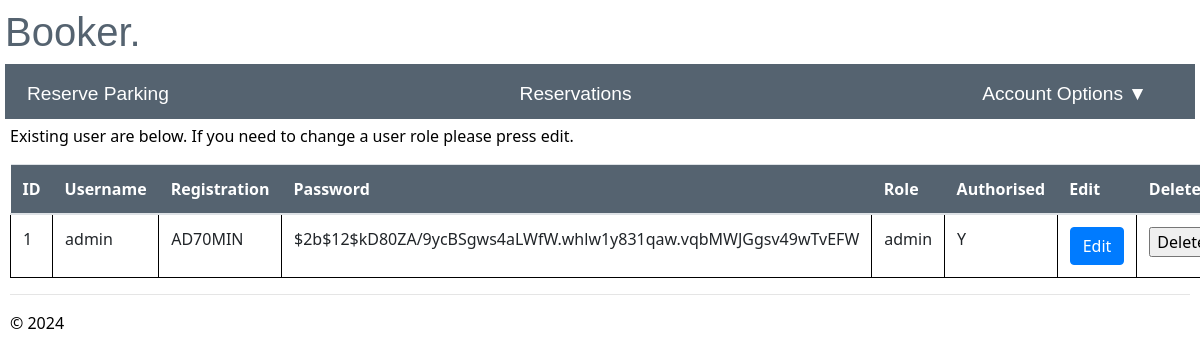
Page /admin/ (signed in) on the earlier database version.
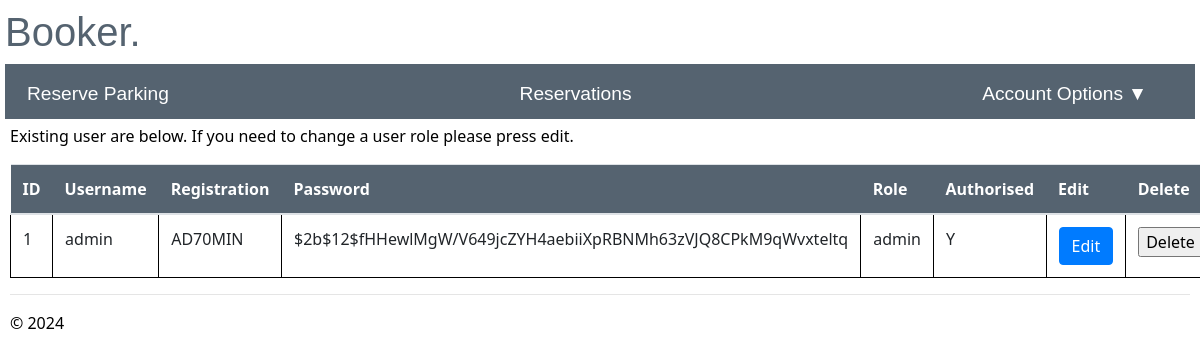
Same page on the later database version.
### app/models/models.py (models this page shows)
class User(db.Model, UserMixin):
    id = db.Column(db.Integer, primary_key=True, nullable=False)
    username = db.Column(db.String(20), nullable=False, unique=True)
    registration = db.Column(db.String(9), nullable=False, unique=True)
    password = db.Column(db.String(255), nullable=False)
    role = db.Column(db.String(5), nullable=False, default='user')
    authorised =db.Column(db.String(1), nullable=False, default='N')
    failed_login_attempts = db.Column(db.Integer,nullable=False, default=0)
    reservation = db.relationship('reserve', backref='user')

### app/admin/routes.py (the view)
@bp.route("/admin/")
@login_required
def admin():
    if current_user.role == 'admin':
        try:
            admin= User.query.all()
            current_app.logger.info('Username: %s accessed admin', current_user.username)
            return render_template('admin.html',admin=admin)
        except Exception as e:
            flash("An error occurred retrieving users.")
            current_app.logger.exception('Error during retrieving all users: %s', str(e))
            return redirect(url_for('main.reserve_parking'))
    else:
        current_app.logger.critical('Username: %s accessed attempted to access admin', current_user.username)
        flash("You are not authorised to access this page")
        return redirect(url_for("main.reserve_parking"))

### app/__init__.py (called while the page is built)
def create_app():
    app = Flask(__name__)
    env_config = os.getenv("PROD_APP_SETTINGS", "config.Config")
    app.config.from_object(env_config)
    db.init_app(app)
    login_manager.init_app(app)
    app.logger.setLevel(logging.INFO)
    handler = RotatingFileHandler('app.log', maxBytes=10240, backupCount=10)
    handler.setLevel(logging.INFO)
    formatter = logging.Formatter('%(asctime)s - %(levelname)s - %(message)s', datefmt='%Y-%m-%d %H:%M:%S')
    handler.setFormatter(formatter)
    app.logger.addHandler(handler)
    from app.main import bp as main_bp
    app.register_blueprint(main_bp)
    from app.user import bp as user_bp
    app.register_blueprint(user_bp)
    from app.admin import bp as admin_bp
    app.register_blueprint(admin_bp)
    @login_manager.user_loader
    def load_user(user_id):
        return User.query.get(int(user_id))
    return app

### app/user/routes.py (called while the page is built)
@bp.before_app_request
def make_session_permanent():
    session.permanent = True
    current_app.permanent_session_lifetime = timedelta(seconds=30)

### app/admin/templates/admin.html (shortened to what this page needs)
{% extends "layout.html" %}
{% block content %}
<p>Existing user are below. If you need to change a user role please press edit.</p>
<table class="table table-hover">
  <thead class="tables">
        <th>ID</th>
        <th>Username</th>
        <th>Registration</th>
        <th>Password</th>
        <th>Role</th>
        <th>Authorised</th>
        <th>Edit</th>
        <th>Delete</th>
    </thead>
    <tbody>
     {% for admin in admin %}
      <tr>
        <td>{{admin.id}}</td>
        <td>{{admin.username}}</td>
        <td>{{admin.registration}}</td>
        <td>{{admin.password}}</td>
        <td>{{admin.role}}</td>
        <td>{{admin.authorised}}</td>
        <td><a href='{{url_for("admin.edit_user", id=admin.id)}}' class='btn btn-primary'>Edit</a></td>
        <td>
          <form method="POST" action="/delete_user/">
            <input type="submit" value="Delete" onclick='return confirm("Are you sure you want to delete this user?")'>
          </form>
         </td>
      </tr>
     {%endfor%}
    </tbody>
  </table>
{% endblock %}

### app/main/templates/layout.html (shortened to what this page needs)
<!DOCTYPE html>
<html>
    <head>
        <link rel="stylesheet" href="https://stackpath.bootstrapcdn.com/bootstrap/4.5.2/css/bootstrap.min.css">
        <link rel="stylesheet" type="text/css" href="{{ url_for('static', filename='site.css')}}" />
    </head>
    <body>
        <div class="heading">
            <h1>Booker.</h1>
        <div class="navbar">
          <a  href="{{ url_for('main.reserve_parking') }}" class="navbar-item">Reserve Parking</a>
          <a href="{{ url_for('main.reservations') }}" class="navbar-item">Reservations</a>
          <div class="dropdown">
            <a class="navbar-item dropdown-arrow" >Account Options</a>
          </div>
        </div>
        <div class="body-content">
            {% block content %}
            {% endblock %}
            <hr/>
            <footer>
                <p>&copy; 2024</p>
            </footer>
        </div>
    </body>
</html>

### app/static/site.css (style rules this page uses)
.body-content { padding: 5px; font-family:'Segoe UI', Tahoma, Geneva, Verdana, sans-serif; color: rgb(0, 0, 0); }
.heading { display:block; flex-direction: column; justify-content: center; align-items: center; color: rgb(85, 99, 112); font-family:Arial, Helvetica, sans-serif }
.navbar { background-color: rgb(85, 99, 112); font-size: 1.2em; font-family: 'Trebuchet MS', 'Lucida Sans Unicode', 'Lucida Grande', 'Lucida Sans', Arial, sans-serif; color: white; padding: 8px 30px 2px 4px; }
.navbar-item { padding: 8px; margin: 0 10px; text-decoration: none; color: white; cursor: pointer; }
.dropdown-arrow::after { content: '\25BC'; margin-left: 5px; }
tr { border-bottom: 1px solid black; }
td { padding: 1em; border-left: 1px solid black; }
.tables { background-color: rgb(85, 99, 112); color: white; }

### app/main/templates/layout.html (style rules this page uses)
body { padding: 8px 5px 8px 5px; }

Differences in the rows shown:
changed User "admin": password "$2b$12$kD80ZA/9ycBSgws4aLWfW.whlw1y831qaw.vqbMWJGgsv49wTvEFW" → "$2b$12$fHHewlMgW/V649jcZYH4aebiiXpRBNMh63zVJQ8CPkM9qWvxteltq"
